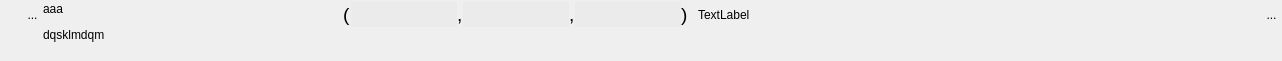
<?xml version="1.0" encoding="UTF-8"?>
<ui version="4.0">
 <class>WidgetTuple3</class>
 <widget class="QWidget" name="WidgetTuple3">
  <property name="geometry">
   <rect>
    <x>0</x>
    <y>0</y>
    <width>1282</width>
    <height>61</height>
   </rect>
  </property>
  <property name="sizePolicy">
   <sizepolicy hsizetype="Preferred" vsizetype="Minimum">
    <horstretch>0</horstretch>
    <verstretch>0</verstretch>
   </sizepolicy>
  </property>
  <property name="minimumSize">
   <size>
    <width>0</width>
    <height>0</height>
   </size>
  </property>
  <property name="windowTitle">
   <string>Form</string>
  </property>
  <layout class="QHBoxLayout" name="horizontalLayout_3">
   <property name="spacing">
    <number>0</number>
   </property>
   <property name="leftMargin">
    <number>1</number>
   </property>
   <property name="topMargin">
    <number>2</number>
   </property>
   <property name="rightMargin">
    <number>0</number>
   </property>
   <property name="bottomMargin">
    <number>2</number>
   </property>
   <item>
    <layout class="QVBoxLayout" name="verticalLayout_2">
     <property name="spacing">
      <number>0</number>
     </property>
     <item>
      <layout class="QHBoxLayout" name="horizontalLayout_2">
       <property name="spacing">
        <number>0</number>
       </property>
       <property name="sizeConstraint">
        <enum>QLayout::SetFixedSize</enum>
       </property>
       <item>
        <spacer name="horizontalSpacer_3">
         <property name="orientation">
          <enum>Qt::Horizontal</enum>
         </property>
         <property name="sizeType">
          <enum>QSizePolicy::Fixed</enum>
         </property>
         <property name="sizeHint" stdset="0">
          <size>
           <width>21</width>
           <height>20</height>
          </size>
         </property>
        </spacer>
       </item>
       <item>
        <widget class="MonBoutonValide" name="RBValide">
         <property name="minimumSize">
          <size>
           <width>21</width>
           <height>25</height>
          </size>
         </property>
         <property name="maximumSize">
          <size>
           <width>21</width>
           <height>25</height>
          </size>
         </property>
         <property name="focusPolicy">
          <enum>Qt::ClickFocus</enum>
         </property>
         <property name="toolTip">
          <string>Affiche le rapport de validation du mot-clef</string>
         </property>
         <property name="styleSheet">
          <string notr="true">border : 0px</string>
         </property>
         <property name="text">
          <string>...</string>
         </property>
         <property name="icon">
          <iconset>
           <normaloff>../Editeur/icons/ast-green-ball.png</normaloff>../Editeur/icons/ast-green-ball.png</iconset>
         </property>
         <property name="iconSize">
          <size>
           <width>25</width>
           <height>25</height>
          </size>
         </property>
        </widget>
       </item>
      </layout>
     </item>
     <item>
      <spacer name="verticalSpacer_2">
       <property name="orientation">
        <enum>Qt::Vertical</enum>
       </property>
       <property name="sizeHint" stdset="0">
        <size>
         <width>20</width>
         <height>5</height>
        </size>
       </property>
      </spacer>
     </item>
    </layout>
   </item>
   <item>
    <widget class="MonLabelClic" name="label">
     <property name="sizePolicy">
      <sizepolicy hsizetype="Fixed" vsizetype="Preferred">
       <horstretch>0</horstretch>
       <verstretch>0</verstretch>
      </sizepolicy>
     </property>
     <property name="minimumSize">
      <size>
       <width>300</width>
       <height>25</height>
      </size>
     </property>
     <property name="maximumSize">
      <size>
       <width>178</width>
       <height>16777215</height>
      </size>
     </property>
     <property name="frameShape">
      <enum>QFrame::NoFrame</enum>
     </property>
     <property name="text">
      <string>&lt;html&gt;&lt;head/&gt;&lt;body&gt;&lt;p&gt;aaa&lt;/p&gt;&lt;p&gt;dqsklmdqm&lt;/p&gt;&lt;/body&gt;&lt;/html&gt;</string>
     </property>
     <property name="scaledContents">
      <bool>false</bool>
     </property>
     <property name="alignment">
      <set>Qt::AlignLeading|Qt::AlignLeft|Qt::AlignTop</set>
     </property>
    </widget>
   </item>
   <item>
    <layout class="QVBoxLayout" name="verticalLayout">
     <item>
      <layout class="QHBoxLayout" name="horizontalLayout">
       <item>
        <widget class="QLabel" name="label_2">
         <property name="text">
          <string>&lt;html&gt;&lt;head/&gt;&lt;body&gt;&lt;p&gt;&lt;span style=&quot; font-size:14pt;&quot;&gt;(&lt;/span&gt;&lt;/p&gt;&lt;/body&gt;&lt;/html&gt;</string>
         </property>
        </widget>
       </item>
       <item>
        <widget class="QLineEdit" name="lineEditVal1">
         <property name="sizePolicy">
          <sizepolicy hsizetype="Preferred" vsizetype="Fixed">
           <horstretch>0</horstretch>
           <verstretch>0</verstretch>
          </sizepolicy>
         </property>
         <property name="minimumSize">
          <size>
           <width>0</width>
           <height>25</height>
          </size>
         </property>
         <property name="maximumSize">
          <size>
           <width>805</width>
           <height>16777215</height>
          </size>
         </property>
         <property name="styleSheet">
          <string notr="true">background:rgb(235,235,235);
border:0px;</string>
         </property>
        </widget>
       </item>
       <item>
        <widget class="QLabel" name="label_4">
         <property name="text">
          <string>&lt;html&gt;&lt;head/&gt;&lt;body&gt;&lt;p&gt;&lt;span style=&quot; font-size:14pt;&quot;&gt;,&lt;/span&gt;&lt;/p&gt;&lt;/body&gt;&lt;/html&gt;</string>
         </property>
        </widget>
       </item>
       <item>
        <widget class="QLineEdit" name="lineEditVal2">
         <property name="sizePolicy">
          <sizepolicy hsizetype="Preferred" vsizetype="Fixed">
           <horstretch>0</horstretch>
           <verstretch>0</verstretch>
          </sizepolicy>
         </property>
         <property name="minimumSize">
          <size>
           <width>0</width>
           <height>25</height>
          </size>
         </property>
         <property name="maximumSize">
          <size>
           <width>805</width>
           <height>16777215</height>
          </size>
         </property>
         <property name="focusPolicy">
          <enum>Qt::StrongFocus</enum>
         </property>
         <property name="styleSheet">
          <string notr="true">background:rgb(235,235,235);
border:0px;</string>
         </property>
        </widget>
       </item>
       <item>
        <widget class="QLabel" name="label_3">
         <property name="text">
          <string>&lt;html&gt;&lt;head/&gt;&lt;body&gt;&lt;p&gt;&lt;span style=&quot; font-size:14pt;&quot;&gt;,&lt;/span&gt;&lt;/p&gt;&lt;/body&gt;&lt;/html&gt;</string>
         </property>
        </widget>
       </item>
       <item>
        <widget class="QLineEdit" name="lineEditVal3">
         <property name="sizePolicy">
          <sizepolicy hsizetype="Preferred" vsizetype="Fixed">
           <horstretch>0</horstretch>
           <verstretch>0</verstretch>
          </sizepolicy>
         </property>
         <property name="minimumSize">
          <size>
           <width>0</width>
           <height>25</height>
          </size>
         </property>
         <property name="maximumSize">
          <size>
           <width>805</width>
           <height>16777215</height>
          </size>
         </property>
         <property name="focusPolicy">
          <enum>Qt::StrongFocus</enum>
         </property>
         <property name="styleSheet">
          <string notr="true">background:rgb(235,235,235);
border:0px;</string>
         </property>
        </widget>
       </item>
       <item>
        <widget class="QLabel" name="label_5">
         <property name="text">
          <string>&lt;html&gt;&lt;head/&gt;&lt;body&gt;&lt;p&gt;&lt;span style=&quot; font-size:14pt;&quot;&gt;)&lt;/span&gt;&lt;/p&gt;&lt;/body&gt;&lt;/html&gt;</string>
         </property>
        </widget>
       </item>
       <item>
        <spacer name="horizontalSpacer_2">
         <property name="orientation">
          <enum>Qt::Horizontal</enum>
         </property>
         <property name="sizeType">
          <enum>QSizePolicy::Fixed</enum>
         </property>
         <property name="sizeHint" stdset="0">
          <size>
           <width>10</width>
           <height>20</height>
          </size>
         </property>
        </spacer>
       </item>
       <item>
        <widget class="QLabel" name="lineEditUnite">
         <property name="text">
          <string>TextLabel</string>
         </property>
        </widget>
       </item>
       <item>
        <spacer name="horizontalSpacer">
         <property name="orientation">
          <enum>Qt::Horizontal</enum>
         </property>
         <property name="sizeHint" stdset="0">
          <size>
           <width>40</width>
           <height>20</height>
          </size>
         </property>
        </spacer>
       </item>
       <item>
        <widget class="QToolButton" name="RBPoubelle">
         <property name="minimumSize">
          <size>
           <width>21</width>
           <height>25</height>
          </size>
         </property>
         <property name="maximumSize">
          <size>
           <width>21</width>
           <height>25</height>
          </size>
         </property>
         <property name="focusPolicy">
          <enum>Qt::ClickFocus</enum>
         </property>
         <property name="toolTip">
          <string>Détruit le mot-clef</string>
         </property>
         <property name="styleSheet">
          <string notr="true">border : 0px</string>
         </property>
         <property name="text">
          <string>...</string>
         </property>
         <property name="icon">
          <iconset>
           <normaloff>../Editeur/icons/deleteRond.png</normaloff>../Editeur/icons/deleteRond.png</iconset>
         </property>
         <property name="iconSize">
          <size>
           <width>25</width>
           <height>25</height>
          </size>
         </property>
        </widget>
       </item>
      </layout>
     </item>
     <item>
      <spacer name="verticalSpacer">
       <property name="orientation">
        <enum>Qt::Vertical</enum>
       </property>
       <property name="sizeHint" stdset="0">
        <size>
         <width>20</width>
         <height>13</height>
        </size>
       </property>
      </spacer>
     </item>
    </layout>
   </item>
  </layout>
 </widget>
 <customwidgets>
  <customwidget>
   <class>MonBoutonValide</class>
   <extends>QToolButton</extends>
   <header>InterfaceGUI.QT5.monBoutonValide.h</header>
  </customwidget>
  <customwidget>
   <class>MonLabelClic</class>
   <extends>QLabel</extends>
   <header>InterfaceGUI.QT5.monLabelClic.h</header>
  </customwidget>
 </customwidgets>
 <resources/>
 <connections/>
</ui>
